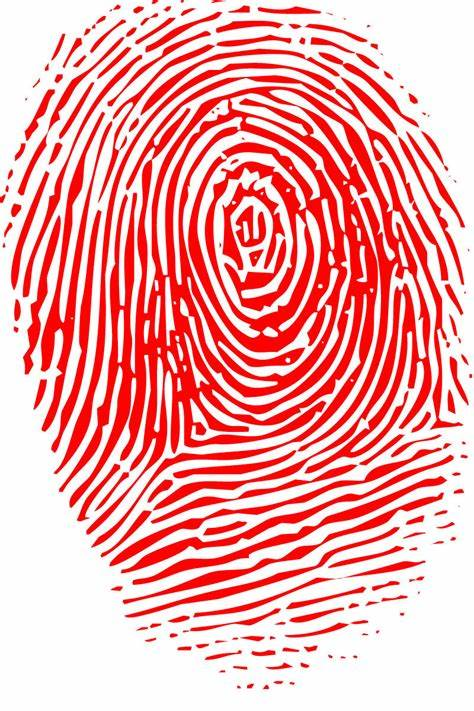
#> input picture figure.jpg, 474 x 711 px, found by its file name
$ python 5.py
#> lines starting #> are read from the running program, lines starting #| are printed output that depends on the picture
import random
import cv2
import numpy as np
import matplotlib.pyplot as plt
import copy

img = cv2.imread('./Digital_Image_Processing_Code/figure.jpg')[:, :, ::-1]
img_gray = cv2.cvtColor(img, cv2.COLOR_BGR2GRAY)
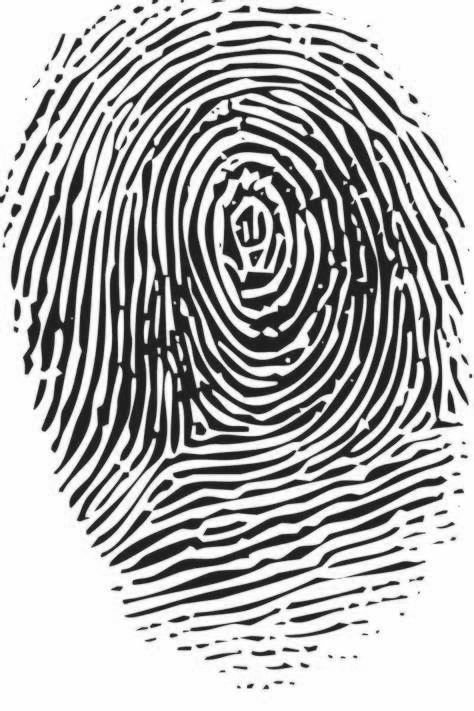
#> img_gray: shape (711, 474); min 13, max 255, mean 179.1


''' 开运算和闭运算
threshold = cv2.threshold(img_gray,0,255,cv2.THRESH_BINARY_INV|cv2.THRESH_OTSU)[1]
kernel = cv2.getStructuringElement(cv2.MORPH_RECT,(7,7))
open_img = cv2.morphologyEx(threshold, cv2.MORPH_OPEN, kernel)
close_img = cv2.morphologyEx(threshold, cv2.MORPH_CLOSE, kernel)
plt.subplot(131), plt.axis('off'), plt.title("Original Image"), plt.imshow(threshold, cmap='gray')
plt.subplot(132), plt.axis('off'), plt.title("Open Image"), plt.imshow(open_img, cmap='gray')
plt.subplot(133), plt.axis('off'), plt.title("Close Image"), plt.imshow(close_img, cmap='gray')
plt.show()
'''

''' 顶帽和黑帽算法
threshold = cv2.threshold(img_gray,0,255,cv2.THRESH_BINARY_INV|cv2.THRESH_OTSU)[1]
kernel = cv2.getStructuringElement(cv2.MORPH_RECT,(7,7))
TOPHAT_img = cv2.morphologyEx(threshold, cv2.MORPH_TOPHAT, kernel)
BLACKHAT_img = cv2.morphologyEx(threshold, cv2.MORPH_BLACKHAT, kernel)
plt.subplot(131), plt.axis('off'), plt.title("Original Image"), plt.imshow(threshold, cmap='gray')
plt.subplot(132), plt.axis('off'), plt.title("TopHat Image"), plt.imshow(TOPHAT_img, cmap='gray')
plt.subplot(133), plt.axis('off'), plt.title("BlackHat Image"), plt.imshow(BLACKHAT_img, cmap='gray')
plt.show()
'''

'''  击中与不击中
src_A = cv2.imread('./Digital_Image_Processing_Code/A.png')
src_B = cv2.imread('./Digital_Image_Processing_Code/B.png')
src_BP = np.ones((src_B.shape[0]+10, src_B.shape[1]+10), dtype=np.uint8)  # 放大1
src_BP = src_BP*255
src_BP[5:src_B.shape[0]+5, 5:src_B.shape[1]+5] = 0  # 加外框
# src_BP = ~src_BP
src_BPC = ~src_BP
src_AC = ~src_A
erode_B_A = cv2.erode(src_A, src_BP)
erode_BPC_AC = cv2.erode(src_AC, src_BPC)
result = cv2.bitwise_and(erode_B_A, erode_BPC_AC)
plt.subplot(131), plt.axis('off'), plt.title("A"), plt.imshow(src_A, cmap='gray')
plt.subplot(132), plt.axis('off'), plt.title("B"), plt.imshow(src_B, cmap='gray')
plt.subplot(133), plt.axis('off'), plt.title("erode_BPC_AC"), plt.imshow(result, cmap='gray')
plt.show()
'''

''' 填充
img_gray = cv2.imread('./Digital_Image_Processing_Code/lena.jpg', 0)
retval, image = cv2.threshold(img_gray, 200, 255, cv2.THRESH_BINARY_INV)
#image = ~image
image_C = cv2.bitwise_not(img_gray)
# 构造一个3×3的结构元素
element = cv2.getStructuringElement(cv2.MORPH_RECT, (3, 3))
dilate = cv2.dilate(img_gray, element)  #
erode = cv2.erode(img_gray, element)  # 腐蚀
# kernel形态运算的内核，一般由getStructuringElement函数生成，有三种形状
# MORPH_RECT 矩形
# MORPH_CROSS 交叉形
# MORPH_ELLIPSE 椭圆形

# 将两幅图像相减获得边，第一个参数是膨胀后的图像，第二个参数是腐蚀后的图像
margin = cv2.absdiff(dilate, erode)
r, c = margin.shape[:2]

Mark_1 = np.zeros((r,c), np.uint8)  # 创建一个和图像一样的全零的图像矩阵
kernel = np.ones((7, 7), np.uint8)

epoch_img_1 = np.zeros((r,c), np.uint8)
epoch_img_2 = np.zeros((r,c), np.uint8)
Mark_1[200][250] = 255  # 种子点
stop = 0
while True:
    stop = stop+1
    print(stop)
    if stop == 50:
        epoch_img_1 = copy.deepcopy(Mark_1)
    if stop == 100:
        epoch_img_2 = copy.deepcopy(Mark_1)
    if stop == 200:
        # break
        pass
    Mark_tmep = copy.deepcopy(Mark_1)
    Mark_1 = cv2.dilate(Mark_1, kernel) #图像膨胀处理

    Mark_1 = cv2.bitwise_and(Mark_1, image)  # 图像交集
    flag = 0
    for i in range(r):
        for j in range(c):
            if Mark_1[i][j] == Mark_tmep[i][j]:
                flag = 0
            else:
                flag = 1
                break
        if flag == 1:
            break
    if flag == 0:
        break
plt.subplot(231), plt.axis('off'), plt.title("Original Image"), plt.imshow(img_gray, cmap='gray')
plt.subplot(232), plt.axis('off'), plt.title("Image_C"), plt.imshow(image_C, cmap='gray')
plt.subplot(233), plt.axis('off'), plt.title("Margin"), plt.imshow(margin, cmap='gray')
plt.subplot(234), plt.axis('off'), plt.title("epoch_img_1"), plt.imshow(epoch_img_1, cmap='gray')
plt.subplot(235), plt.axis('off'), plt.title("epoch_img_2"), plt.imshow(epoch_img_2, cmap='gray')
plt.subplot(236), plt.axis('off'), plt.title("Mark_1"), plt.imshow(Mark_1, cmap='gray')
plt.show()
'''
